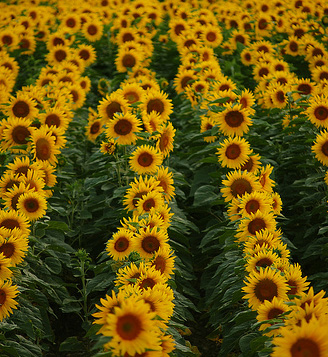
#> input picture course content/data/images/sunflowers.jpg, 328 x 357 px, found by its file name
$ jupyter execute 06-blobs.ipynb   (shell and % lines are left out)   (older library calls are emulated)
#> lines starting #> are read from the running program, lines starting #| are printed output that depends on the picture
[cell 1]
import requests
import cv2
from matplotlib import pyplot as plt
import numpy as np

from utils import *

## Laplacian of Gaussian
The Laplacian of Gaussian (LoG) is an image processing operation that involves two basic operations: smoothing (convolution with a Gaussian filter) and computing the Laplacian (second derivative) of the resulting smoothed image

Mathematically. if $I$ is the orginal image, $G_\sigma$ is the 2D Gaussian function, and $\nabla^2$ represents the Laplacian operator, the Laplacian of Gaussian (LoG) is given by:

$LoG\{I\} =  \nabla^2 (G_\sigma * I) = (\nabla^2 G_\sigma) * I$

$\nabla^2 G_\sigma = -\frac{1}{\pi \sigma^4}[1 - \frac{x^2+y2}{2\sigma^2}] \exp(- \frac{x^2+y2}{2\sigma^2})$

This means that we can use the following two equivalent ways to compute the LoG of the image.

- compute the LoG by first obtaining the LoG kernel and convolving that with the image: $(\nabla^2 G_\sigma) * I$

- computes the LoG by two sequential operations: blurring an image with a Gaussian filter and then applying the Laplacian operator: $\nabla^2 (G_\sigma * I)$

This equivalence is possible because convolution, the mathematical operation involved in both processes, is commutative. Essentially, whether you blur the image first and then apply the Laplacian or vice versa, the end result is the same.

***Compute the LoG by first obtaining the LoG kernel and convolving that with the image***

[cell 2]
def LoG(ksize, sigma):
    # returns sigma normalized values
    assert ksize%2 == 1     # ksize must be odd
    x, y = np.meshgrid(np.arange(-(ksize // 2), ksize // 2 + 1), np.arange(-(ksize // 2), ksize // 2 + 1))
    return 483*sigma**2 * -1/(np.pi * sigma**4) * (1 - (x**2 + y**2)/(2*sigma**2)) * np.exp(- (x**2 + y**2)/(2*sigma**2))

[cell 3]
# Read the image
image = cv2.imread('data/images/sunflowers.jpg', cv2.IMREAD_GRAYSCALE)
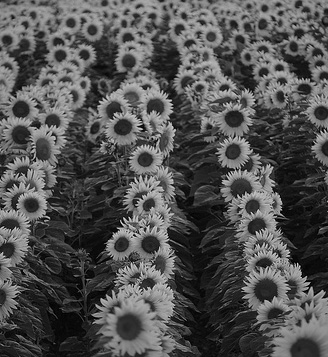
#> image: shape (357, 328); min 0, max 227, mean 81.6
image = cv2.resize(image, (int(image.shape[1]/3), int(image.shape[0]/3)), interpolation=cv2.INTER_NEAREST)
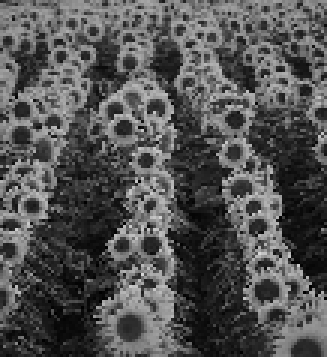
#> image: shape (119, 109) (shown 3 times larger); min 0, max 215, mean 82.1

res = []
for i in np.arange(1,4,.1):
    laplace_kernel = LoG(21, i)

    # Apply the laplacian
    #response = cv2.Laplacian(image, cv2.CV_32F, ksize=i, scale=i)
    response = cv2.filter2D(image, cv2.CV_32F, laplace_kernel)

    # Squared response
    response = response**2

    # record the response at the following pixel
    res.append((i, response[82,50]))
#> this loop made 30 passes
#> pass 1, `response = cv2.filter2D(image, cv2.CV_32F, laplace_kernel)`:
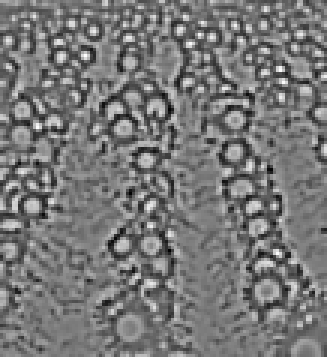
#> response: shape (119, 109) float32 (shown 3 times larger); min -29881.6, max 33350.7, mean 15; drawn with min black and max white
#> after the loop:
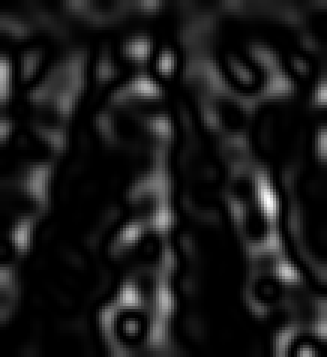
#> response: shape (119, 109) float32 (shown 3 times larger); min 1.28, max 739462144, mean 74976952; drawn with min black and max white
#> after the loop, res = 30 pairs, first value 1 to 3.9, second value 18369892 to 889686656

# Display the original image and the edges obtained with the custom kernel
fig, ax = plt.subplots(1,3,
                       gridspec_kw={'width_ratios': [5, 5*laplace_kernel.shape[0]/image.shape[0], 5],
                                   'wspace': .3})
fig.set_figwidth(10)
ax[0].imshow(image, cmap='gray')
ax[0].set_title('Original Image'), ax[0].axis('off')
ax[1].imshow(laplace_kernel, cmap='gray')
ax[1].set_title('Laplace Kernel'), ax[1].axis('off')
ax[2].imshow(response, cmap='gray')
ax[2].set_title('Response'), ax[2].axis('off')
plt.plot(50,82,'r+')

plt.figure()
plt.plot(np.array(res)[:,0],np.array(res)[:,1])
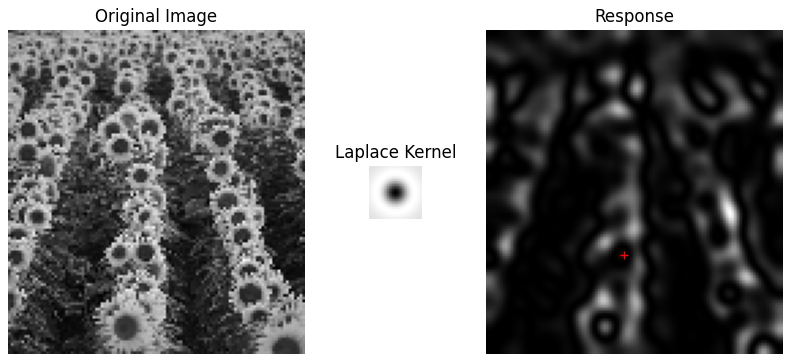
#> figure drawn by matplotlib, 3 panels
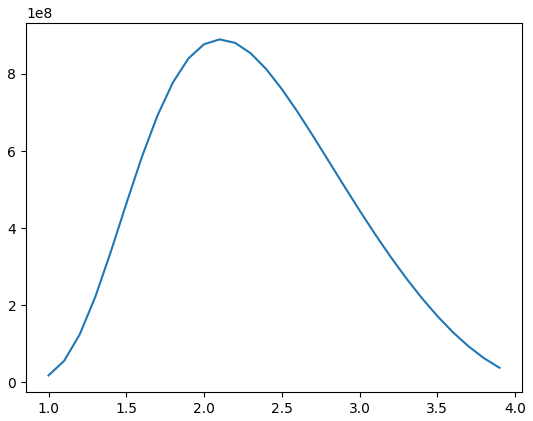
#> figure drawn by matplotlib, 1 panel; curve peaks at x = 2.1, y = 889686656

**Computes the LoG by two sequential operations: blurring an image with a Gaussian filter and then applying the Laplacian operator**
[Additional Reading](https://docs.opencv.org/3.4/d5/db5/tutorial_laplace_operator.html)\
[Additional Reading](https://theailearner.com/tag/cv2-laplacian/)

[cell 4]
# Read the image
image = cv2.imread('data/images/sunflowers.jpg', cv2.IMREAD_GRAYSCALE)
image = cv2.resize(image, (int(image.shape[1]/3), int(image.shape[0]/3)), interpolation=cv2.INTER_NEAREST)
image = cv2.GaussianBlur(image, ksize=(5,5), sigmaX = 2, sigmaY = 2)
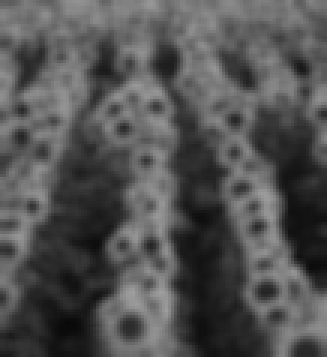
#> image: shape (119, 109) (shown 3 times larger); min 9, max 159, mean 82.2
# if you want to detect features at a bigger scale, smoothen the image a lot
# if you want to detect features at a smaller scale, have a smaller sigma value and don't smoothen the image a lot

lx = cv2.getDerivKernels(dx=2,dy=0,ksize=15,normalize=True)
ly = cv2.getDerivKernels(dx=0,dy=2,ksize=15,normalize=True)
laplace_kernel = np.outer(lx[1],lx[0]) + np.outer(ly[1],ly[0])


# Apply the laplacian
#response = cv2.Laplacian(image, cv2.CV_32F, ksize=i, scale=i)
response = cv2.filter2D(image, cv2.CV_32F, laplace_kernel)
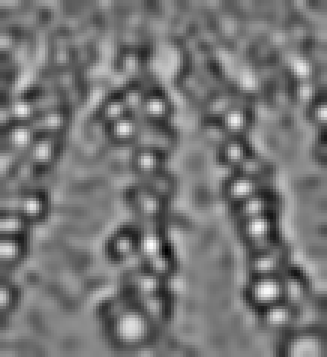
#> response: shape (119, 109) float32 (shown 3 times larger); min -11.24, max 12.75, mean -0.00284; drawn with min black and max white

# Squared response
response = response**2
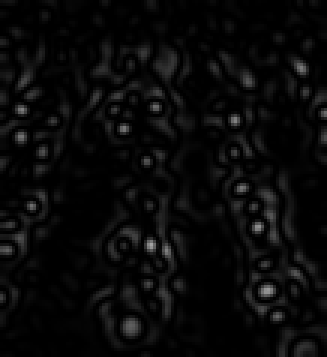
#> response: shape (119, 109) float32 (shown 3 times larger); min 2.8e-08, max 162.6, mean 9.4

# Display the original image and the edges obtained with the custom kernel
fig, ax = plt.subplots(1,3,
                       gridspec_kw={'width_ratios': [5, 5*laplace_kernel.shape[0]/image.shape[0], 5],
                                   'wspace': .3})
fig.set_figwidth(10)
ax[0].imshow(image, cmap='gray')
ax[0].set_title('Original Image'), ax[0].axis('off')
ax[1].imshow(laplace_kernel, cmap='gray')
ax[1].set_title('Laplace Kernel'), ax[1].axis('off')
ax[2].imshow(response, cmap='gray')
ax[2].set_title('Response'), ax[2].axis('off')
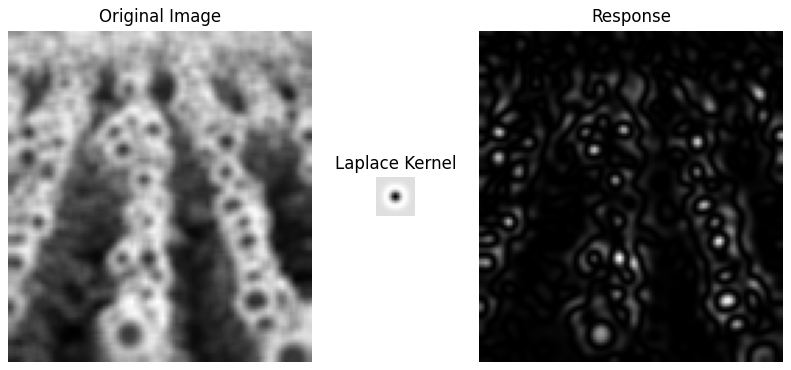
#> figure drawn by matplotlib, 3 panels

$ run again, with course content/data/images/butterfly.jpg copied over course content/data/images/sunflowers.jpg
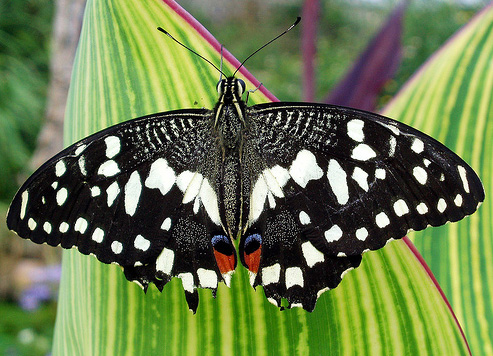
#> input picture course content/data/images/butterfly.jpg, 493 x 356 px, found by its file name
#> after the loop `for i in np.arange(1,4,.1):`:
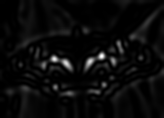
#> response: shape (118, 164) float32; min 0.519, max 3.83e+09, mean 162575808; drawn with min black and max white
#> after the loop `for i in np.arange(1,4,.1):`: res = 30 pairs, first value 1 to 3.9, second value 7241.4 to 74823888
#> `[cell 4] # Read the image image = cv2.imread('data/images/sunflowers.j..`:
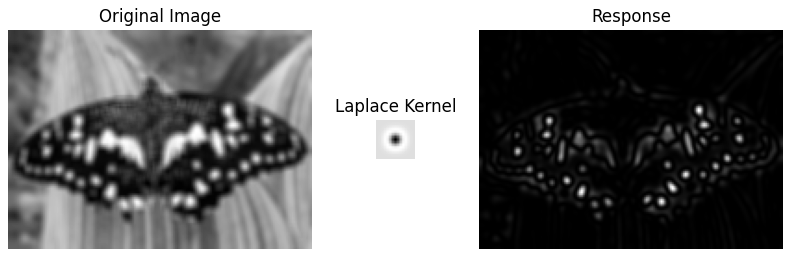
#> figure drawn by matplotlib, 3 panels
